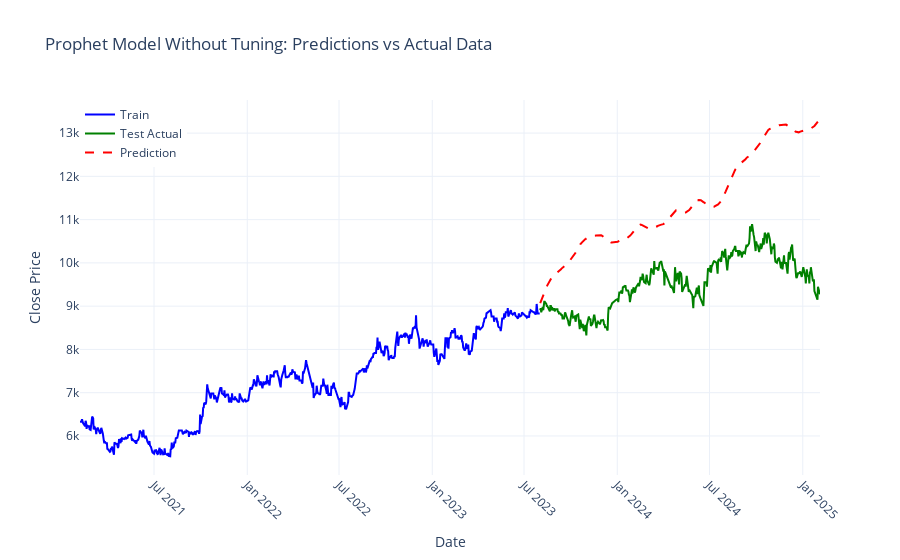

The code cell stored with this chart in its notebook:
### Code cell
import plotly.graph_objects as go
import plotly.io as pio

pio.templates.default = "plotly_white"
fig = go.Figure()

# Plot training data
fig.add_trace(go.Scatter(
    x=df_train['ds'], 
    y=df_train['y'], 
    mode='lines', 
    name='Train',
    line=dict(color='blue')
))

# Plot actual test data
fig.add_trace(go.Scatter(
    x=df_test['ds'], 
    y=df_test['y'], 
    mode='lines', 
    name='Test Actual',
    line=dict(color='green')
))

# Plot predictions
fig.add_trace(go.Scatter(
    x=forecast['ds'], 
    y=forecast['yhat'], 
    mode='lines', 
    name='Prediction',
    line=dict(color='red', dash='dash')
))

# Update layout
fig.update_layout(
    title='Prophet Model Without Tuning: Predictions vs Actual Data',
    xaxis_title='Date',
    yaxis_title='Close Price',
    xaxis=dict(tickangle=45),
    legend=dict(x=0, y=1),
    template="plotly_white"
)

# Show figure
fig.show()
y_actual = df_test['y'].values
y_pred = forecast['yhat'].values

mae = mean_absolute_error(y_actual, y_pred)
mape = np.mean(np.abs((y_actual - y_pred) / y_actual)) * 100

print(f"MAE: {mae}")
print(f"MAPE: {mape:.2f}%")

### Figure 1 — Plotly figure (JSON) as saved in the notebook; plotly's stock layout.template omitted (floating-point values rounded to 4 significant figures; data arrays with more than 128 entries replaced by an {"elided": "..."} marker saying what was removed)
{"data": [{"line": {"color": "blue"}, "mode": "lines", "name": "Train", "type": "scatter", "x": {"elided": "604 str values"}, "y": {"elided": "604 float values"}}, {"line": {"color": "green"}, "mode": "lines", "name": "Test Actual", "type": "scatter", "x": {"elided": "362 str values"}, "y": {"elided": "362 float values"}}, {"line": {"color": "red", "dash": "dash"}, "mode": "lines", "name": "Prediction", "type": "scatter", "x": {"elided": "362 str values"}, "y": {"elided": "362 float values"}}], "layout": {"autosize": true, "legend": {"x": 0, "y": 1}, "title": {"text": "Prophet Model Without Tuning: Predictions vs Actual Data"}, "xaxis": {"autorange": true, "range": ["2021-02-05", "2025-02-04"], "tickangle": 45, "title": {"text": "Date"}, "type": "date"}, "yaxis": {"autorange": true, "range": [5097.0, 13770.0], "title": {"text": "Close Price"}, "type": "linear"}}}
